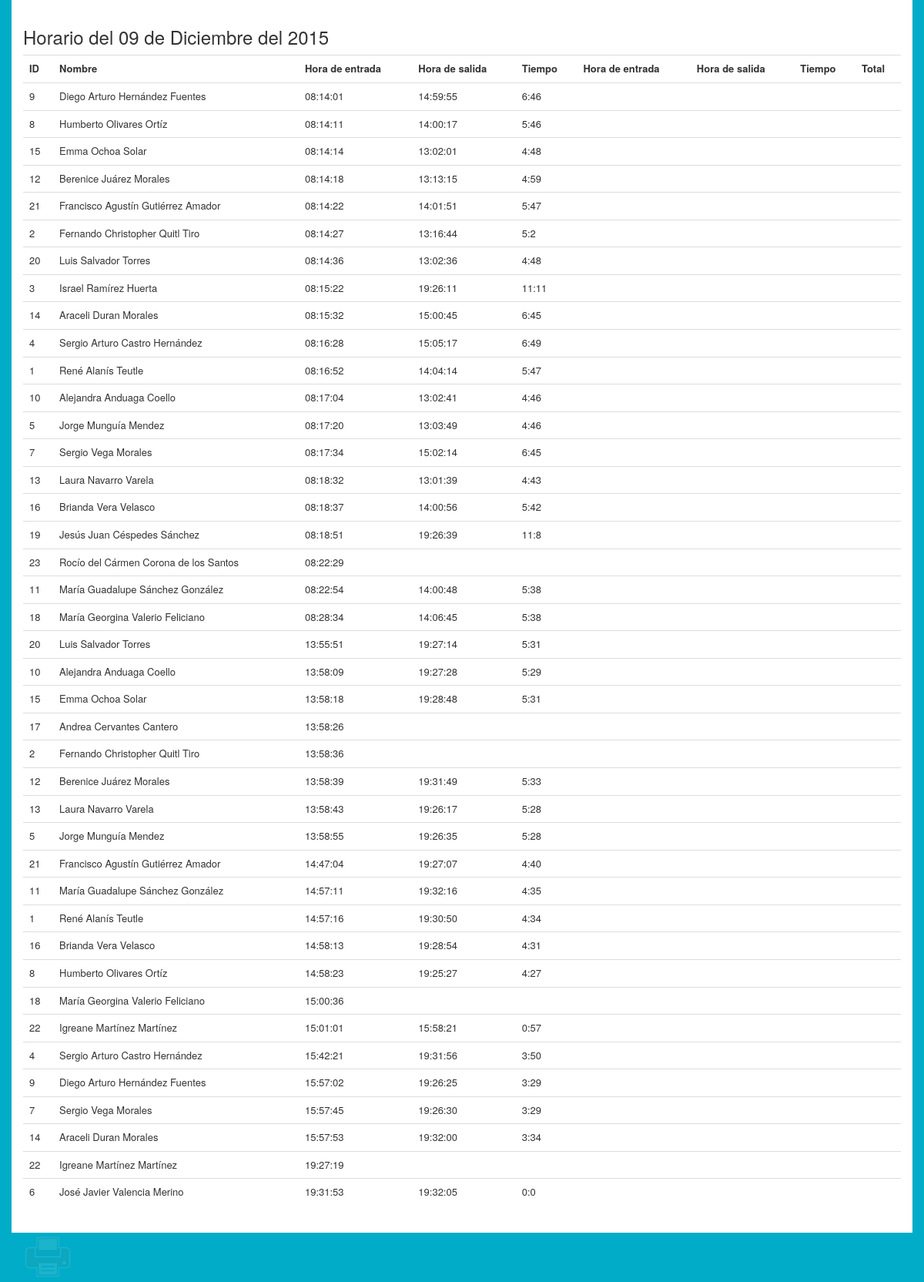
The page /horario-diario.php?date=2015-12-09 on the database as committed earlier.
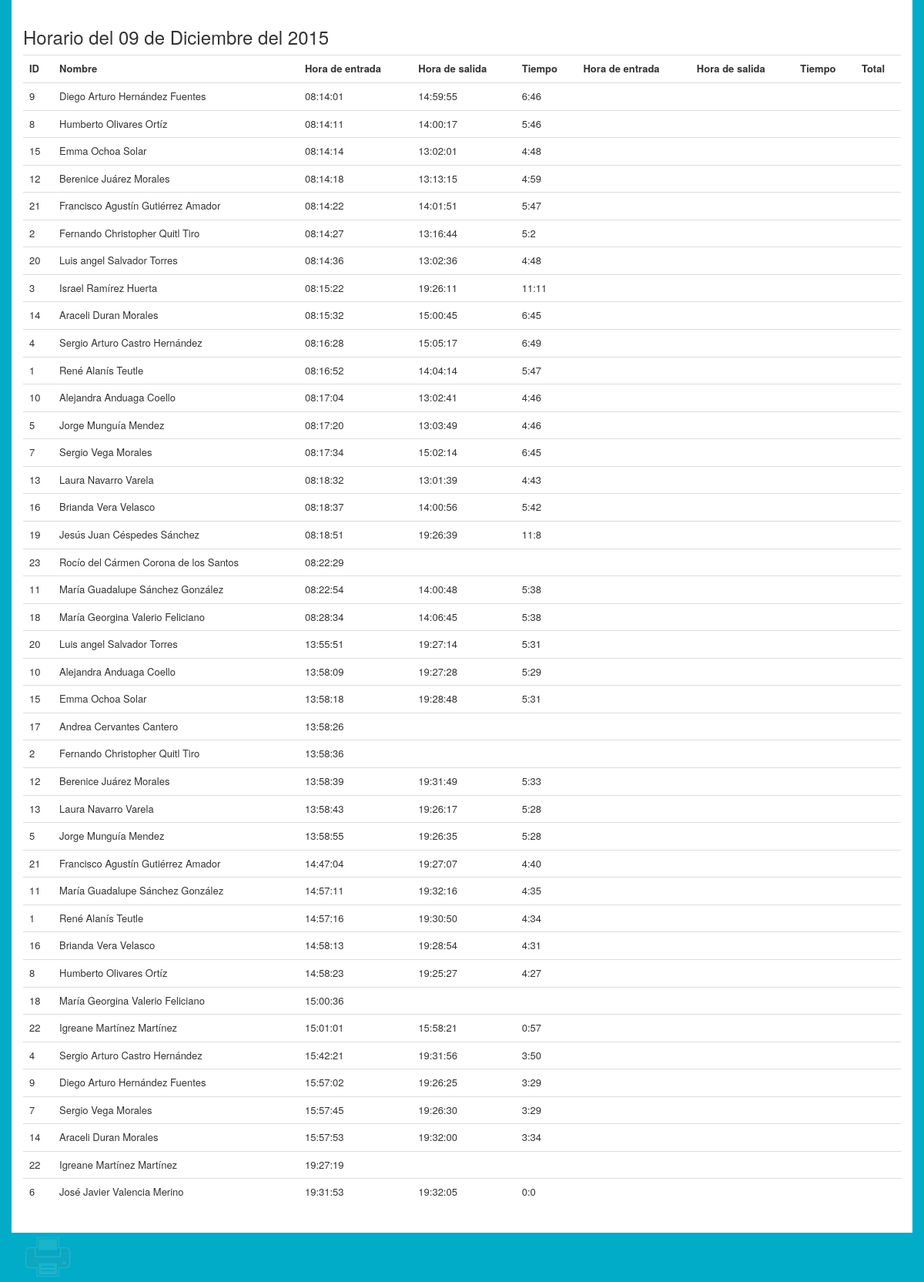
The same page on the database as committed later.
### tables this page shows
CREATE TABLE IF NOT EXISTS `horario` (
  `idhorario` int(11) NOT NULL AUTO_INCREMENT,
  `dia_entrada` date DEFAULT NULL,
  `hora_entrada` time DEFAULT NULL,
  `dia_salida` date DEFAULT NULL,
  `hora_salida` time DEFAULT NULL,
  `tiempo` varchar(8) NOT NULL,
  `tiempo_decimal` float(5,2) NOT NULL,
  `despues_entrada` time DEFAULT NULL,
  `despues_salida` time DEFAULT NULL,
  `despues_tiempo` varchar(8) DEFAULT NULL,
  `despues_tiempo_decimal` float(5,2) DEFAULT NULL,
  `total` varchar(8) DEFAULT NULL,
  `total_decimal` float(5,2) DEFAULT NULL,
  `personal_idpersonal` int(11) NOT NULL,
  PRIMARY KEY (`idhorario`,`personal_idpersonal`),
  KEY `fk_horario_personal1_idx` (`personal_idpersonal`)
);

CREATE TABLE IF NOT EXISTS `personal` (
  `idpersonal` int(11) NOT NULL AUTO_INCREMENT,
  `nombre` varchar(45) DEFAULT NULL,
  `apellidos` varchar(45) DEFAULT NULL,
  `foto` varchar(100) DEFAULT NULL,
  `tolerancia` time NOT NULL,
  `privilegios_idprivilegios` int(11) NOT NULL,
  `usuario_idusuario` int(11) NOT NULL,
  PRIMARY KEY (`idpersonal`,`privilegios_idprivilegios`),
  KEY `fk_personal_privilegios1_idx` (`privilegios_idprivilegios`),
  KEY `fk_personal_usuario1_idx` (`usuario_idusuario`)
);

### horario-diario.php (the view, shortened to what this page needs)
<html>
<head>
<link rel="stylesheet" type="text/css" href="css/bootstrap.min.css">
<link rel="stylesheet" type="text/css" href="css/imprimir.css">
<link rel="stylesheet" type="text/css" href="css/main.css">
</head>
<body>
<?php
$fecha =  $_GET['date'];
$annio = substr($fecha, 0,4);
$mes = substr($fecha, 5,2);
$dia = substr($fecha, 8,2);
$meses = array('01' =>  'Enero',
			'02' =>  'Febrero',
			'03' =>  'Marzo',
			'04' =>  'Abril',
			'05' =>  'Mayo',
			'06' =>  'Junio',
			'07' =>  'Julio',
			'08' =>  'Agosto',
			'09' =>  'Septiembre',
			'10' =>  'Octubre',
			'11' =>  'Noviembre',
			'12' =>  'Diciembre',);
$nombre_mes = $meses[$mes];
	?>
	<div class="container">
		<div class="row horario">
			<h3>Horario del <?php echo $dia." de ".$nombre_mes. " del ".$annio; ?></h3>
			<div class="table-responsive">
				<table class="table">
					<tr>
						<th>ID</th>
						<th>Nombre</th>
						<th>Hora de entrada</th>
						<th>Hora de salida</th>
						<th>Tiempo</th>
						<th>Hora de entrada</th>
						<th>Hora de salida</th>
						<th>Tiempo</th>
						<th>Total</th>
					</tr>
					<?php
						include('conexion.php');
						$datos = "select idpersonal,nombre,apellidos,dia_entrada,hora_entrada,hora_salida,tiempo,despues_entrada,despues_salida,despues_tiempo,total from horario,personal where personal.idpersonal = horario.personal_idpersonal and dia_entrada = '$fecha' order by hora_entrada";
						$horario = mysql_query($datos, $conexion) or die(mysql_error());
						while ($rows = mysql_fetch_assoc($horario)) {
							echo "<tr>";
							$idpersonal = $rows['idpersonal'];
							echo "<td>".$idpersonal."</td>";
							$nombre = $rows['nombre']. " " .$apellido = $rows['apellidos'];
							echo "<td>".$nombre."</td>";
							$entrada = $rows['hora_entrada'];
							echo "<td>".$entrada."</td>";
							$salida = $rows['hora_salida'];
							echo "<td>".$salida."</td>";
							$tiempo = $rows['tiempo'];
							echo "<td>".$tiempo."</td>";
							$entrada = $rows['despues_entrada'];
							echo "<td>".$entrada."</td>";
							$salida = $rows['despues_salida'];
							echo "<td>".$salida."</td>";
							$tiempo = $rows['despues_tiempo'];
							echo "<td>".$tiempo."</td>";
							$total = $rows['total'];
							echo "<td>".$total."</td>";
							echo "</tr>";
						}
					?>
				</table>
			</div>
		</div>
		<button onclick='window.print()' type='button' id='btnImprimir'></button>
	</div>
</body>

Rows that differ between the two databases and show on the page:
changed through a linked row, horario (number 7 of 41 on the later page): personal.nombre+apellidos "Luis Salvador Torres" → "Luis angel Salvador Torres"
changed through a linked row, horario (number 21 of 41 on the later page): personal.nombre+apellidos "Luis Salvador Torres" → "Luis angel Salvador Torres"
